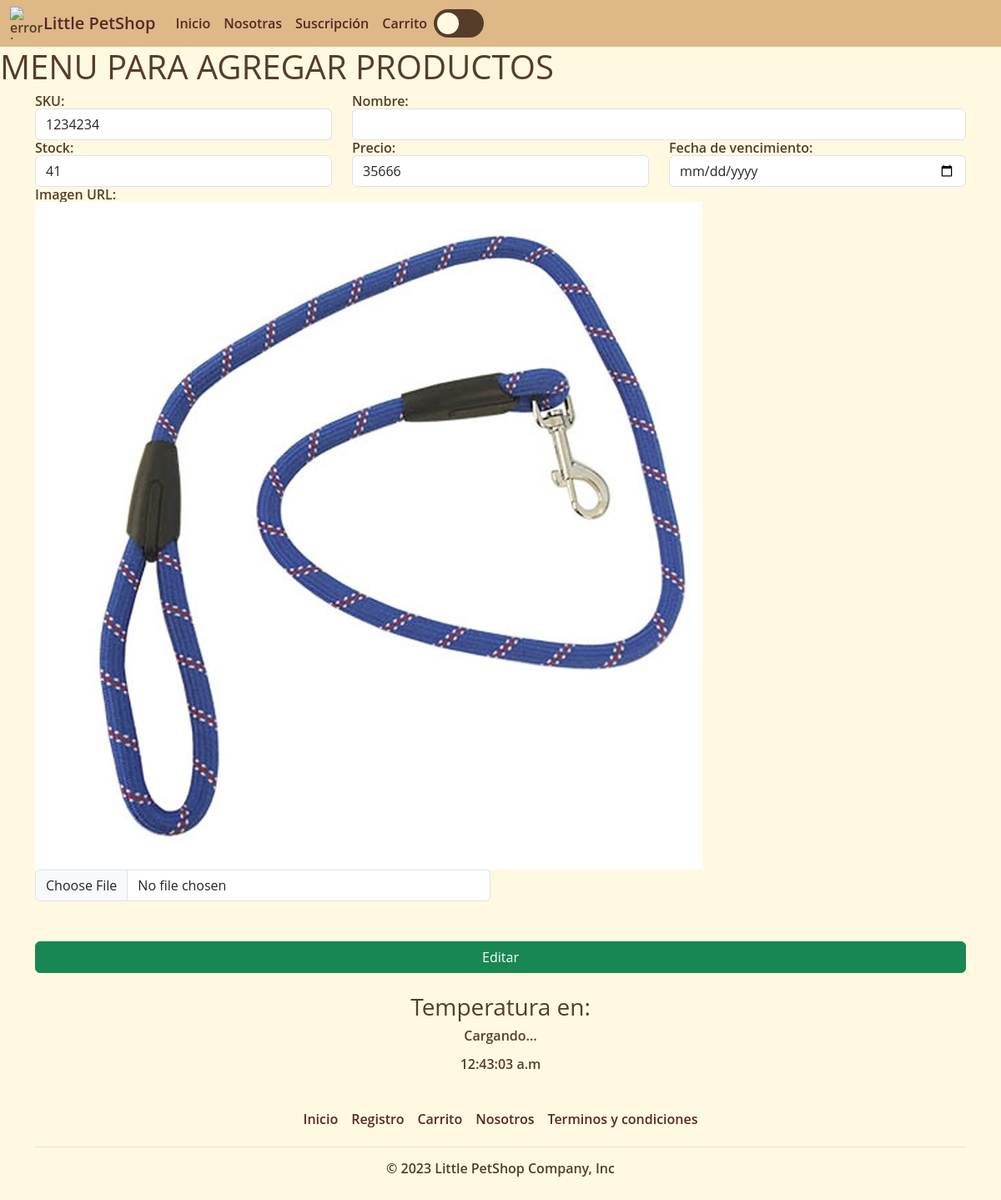
Screenshot of /editarProducto/1234234 with the database file from the repository.
### apps/Tienda/models.py (models this page shows, shortened)
class Producto(models.Model):
    sku = models.CharField(primary_key=True, max_length=50)
    nombreProd = models.CharField(max_length=50, null=False)
    precio = models.IntegerField(null=False)
    stock = models.IntegerField(null=True)
    fecha_vencimiento = models.DateField(null=True)
    image_url = models.ImageField(upload_to='images/', null=True, blank=True)

### apps/Tienda/views.py (the view)
# urls.py: path('editarProducto/<sku>', views.cargarEditarProducto),
def cargarEditarProducto(request, sku):
    productos = Producto.objects.get(sku=sku)
    return render(request, "editarProducto.html", {"prod": productos})

### apps/Tienda/templates/editarProducto.html (shortened to what this page needs)
{% extends './baseTodos.html' %}
{% load static %}
{% block body %}
    <h1>MENU PARA AGREGAR PRODUCTOS</h1>
    <div class="container">
        <form id="formularioAgregarProducto" action="/editarProductoForm" method="POST" enctype="multipart/form-data"> {% csrf_token %}
            <div class="row">
                <div class="col-md-4">
                    <label for="txtSku">SKU:</label>
                    <input value="{{prod.sku}}" readonly name="txtSku" id="txtSku" type="text" class="form-control">
                </div>
                <div class="col-md-8">
                    <label for="txtNombre">Nombre:</label>
                    <input value="{{prod.nombre}}" name="txtNombre" id="txtNombre" type="text" class="form-control">
                </div>
                <div class="col-md-4">
                    <label for="txtStock">Stock:</label>
                    <input value="{{prod.stock}}" name="txtStock" id="txtStock" type="text" class="form-control">
                </div>
                <div class="col-md-4">
                    <label for="txtPrecio">Precio:</label>
                    <input value="{{prod.precio}}" name="txtPrecio" id="txtPrecio" type="number" class="form-control">
                </div>
                <div class="col-md-4">
                    <label for="fechaVencimientoSel">Fecha de vencimiento:</label>
                    <input value="{{prod.fechaVencimientoSel}}" type="date" name="fechaVencimientoSel" id="fechaVencimientoSel" type="text" class="form-control">
                </div>
                <div class="col-md-6">
                    <label for="txtImg">Imagen URL:</label>
                    <img src="{{prod.image_url.url}}" alt="">
                    <input name="txtImg" id="txtImg" type="file" class="form-control">
                </div>
            </div>
            <button class="btn btn-success mt-5 w-100">Editar</button>
        </form>
    </div>
{% endblock %}

### apps/Tienda/static/css/estilos.css (style rules this page uses)
body { margin: 0; font: 600 16px/18px "Open Sans", sans-serif; }
:root { --color-fuente: #553d2a; --color-fondo: #fff9e1; }
body { background-color: var(--color-fondo); color: var(--color-fuente); }

### rows the page displays
Producto: txtSku "1234234", txtStock "41", txtPrecio "35666", image_url (picture)
